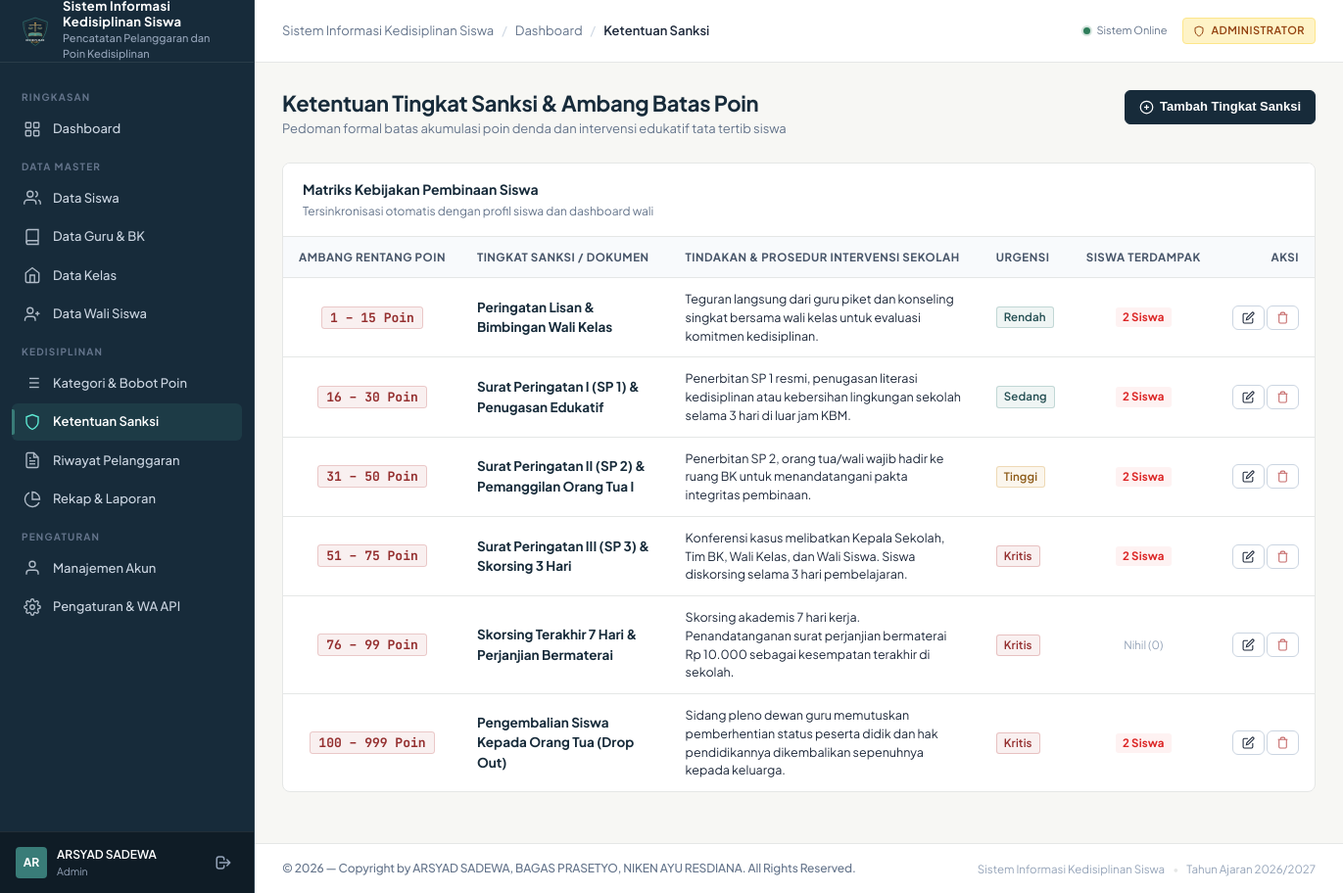
The page /admin/sanctions.php (signed in) on the database its author committed.
### tables this page shows
CREATE TABLE `users` (
    `id` INT AUTO_INCREMENT PRIMARY KEY,
    `username` VARCHAR(50) NOT NULL UNIQUE,
    `password` VARCHAR(255) NOT NULL,
    `full_name` VARCHAR(100) NOT NULL,
    `role` ENUM('admin', 'teacher', 'parent') NOT NULL,
    `status` ENUM('active', 'inactive') NOT NULL DEFAULT 'active',
    `last_login` DATETIME NULL,
    `created_at` TIMESTAMP DEFAULT CURRENT_TIMESTAMP,
    `updated_at` TIMESTAMP DEFAULT CURRENT_TIMESTAMP ON UPDATE CURRENT_TIMESTAMP
);

CREATE TABLE `sanctions` (
    `id` INT AUTO_INCREMENT PRIMARY KEY,
    `nama_sanksi` VARCHAR(150) NOT NULL,
    `poin_min` INT NOT NULL,
    `poin_max` INT NOT NULL,
    `tindakan` TEXT NOT NULL,
    `tingkat_urgensi` ENUM('Rendah', 'Sedang', 'Tinggi', 'Kritis') NOT NULL DEFAULT 'Sedang',
    `created_at` TIMESTAMP DEFAULT CURRENT_TIMESTAMP
);

### includes/functions.php (called while the page is built, shortened)
<?php
function e($value) {
    return htmlspecialchars((string)($value ?? ''), ENT_QUOTES, 'UTF-8');
}

### includes/auth.php (called while the page is built, shortened)
<?php
function current_user() {
    static $user = null;
    if ($user !== null) return $user;
    try {
        $pdo = get_db_connection();
        $stmt = $pdo->prepare("
            SELECT id, username, full_name, role, status
            FROM users
            WHERE id = ? AND status = 'active'
        ");
        $stmt->execute([$_SESSION['user_id']]);
        $user = $stmt->fetch();
    } catch (Throwable $e) {
        return null;
    }
    return $user;
}
function require_role($allowed_roles) {
    $user = current_user();
}

### admin/sanctions.php (the view, shortened to what this page needs)
<?php
require_role(['admin']);
$pdo = get_db_connection();
$stmt = $pdo->query("SELECT * FROM sanctions ORDER BY poin_min ASC");
$sanctions = $stmt->fetchAll();
require_once __DIR__ . '/../includes/header.php';
?>
<div class="page-header">
  <div>
    <h1 class="page-title">Ketentuan Tingkat Sanksi & Ambang Batas Poin</h1>
    <p class="page-subtitle">Pedoman formal batas akumulasi poin denda dan intervensi edukatif tata tertib siswa</p>
  </div>
  <div class="page-actions">
    <button type="button" class="btn btn-primary" onclick="openAddModal()">
      <svg width="15" height="15" viewBox="0 0 24 24" fill="none" stroke="currentColor" stroke-width="2"><circle cx="12" cy="12" r="10"/><line x1="12" y1="8" x2="12" y2="16"/><line x1="8" y1="12" x2="16" y2="12"/></svg>
      <span>Tambah Tingkat Sanksi</span>
    </button>
  </div>
</div>
<div class="surface-card">
  <div class="card-header-styled">
    <div>
      <h2 class="card-title-styled">Matriks Kebijakan Pembinaan Siswa</h2>
      <span class="card-subtitle-styled">Tersinkronisasi otomatis dengan profil siswa dan dashboard wali</span>
    </div>
  </div>
  <div class="card-body-styled" style="padding: 0;">
    <div class="table-responsive">
      <table class="app-table">
        <thead>
          <tr>
            <th style="text-align: center;">Ambang Rentang Poin</th>
            <th>Tingkat Sanksi / Dokumen</th>
            <th>Tindakan & Prosedur Intervensi Sekolah</th>
            <th>Urgensi</th>
            <th style="text-align: center;">Siswa Terdampak</th>
            <th style="text-align: right;">Aksi</th>
          </tr>
        </thead>
        <tbody>
          <?php foreach ($sanctions as $s):
            $urgency_class = ($s['tingkat_urgensi'] === 'Kritis') ? 'badge-berat' : (($s['tingkat_urgensi'] === 'Tinggi') ? 'badge-sedang' : 'badge-ringan');
          ?>
            <tr>
              <td style="text-align: center;">
                <span class="badge-points danger" style="font-size: 13px;">
                  <?= (int)$s['poin_min'] ?> &ndash; <?= (int)$s['poin_max'] ?> Poin
                </span>
              </td>
              <td>
                <span style="font-weight: 700; color: var(--color-primary); font-size: 13.5px;"><?= e($s['nama_sanksi']) ?></span>
              </td>
              <td>
                <div style="font-size: 12.5px; color: var(--color-text-main); line-height: 1.5; max-width: 440px;">
                  <?= e($s['tindakan']) ?>
                </div>
              </td>
              <td>
                <span class="badge <?= $urgency_class ?>"><?= e($s['tingkat_urgensi']) ?></span>
              </td>
              <td style="text-align: center;">
                <?php if ($s['siswa_dalam_tier'] > 0): ?>
                  <span class="badge" style="background-color: #FEF2F2; color: #DC2626; font-weight: 700;">
                    <?= $s['siswa_dalam_tier'] ?> Siswa
                  </span>
                <?php else: ?>
                  <span style="color: var(--color-text-subtle); font-size: 11.5px;">Nihil (0)</span>
                <?php endif; ?>
              </td>
              <td style="text-align: right; white-space: nowrap;">
                <button type="button" class="btn btn-secondary btn-sm" onclick='editSanction(<?= json_encode($s) ?>)' title="Ubah Ketentuan">
                  <svg width="13" height="13" viewBox="0 0 24 24" fill="none" stroke="currentColor" stroke-width="2"><path d="M11 4H4a2 2 0 0 0-2 2v14a2 2 0 0 0 2 2h14a2 2 0 0 0 2-2v-7"/><path d="M18.5 2.5a2.121 2.121 0 0 1 3 3L12 15l-4 1 1-4 9.5-9.5z"/></svg>
                </button>
                <button type="button" class="btn btn-secondary btn-sm" onclick="deleteSanction(<?= (int)$s['id'] ?>, '<?= e(addslashes($s['nama_sanksi'])) ?>')" style="color: var(--color-danger);" title="Hapus">
                  <svg width="13" height="13" viewBox="0 0 24 24" fill="none" stroke="currentColor" stroke-width="2"><polyline points="3 6 5 6 21 6"/><path d="M19 6v14a2 2 0 0 1-2 2H7a2 2 0 0 1-2-2V6m3 0V4a2 2 0 0 1 2-2h4a2 2 0 0 1 2 2v2"/></svg>
                </button>
              </td>
            </tr>
          <?php endforeach; ?>
        </tbody>
      </table>
    </div>
  </div>
</div>
<?php require_once __DIR__ . '/../includes/footer.php'; ?>

### includes/sidebar.php (shortened to what this page needs)
<?php
$user = current_user();
$current_page = basename($_SERVER['PHP_SELF']);
?>
<aside class="app-sidebar" id="app-sidebar">
  <div class="sidebar-header">
    <div class="sidebar-logo">
      <img src="<?= BASE_URL ?>/assets/images/logo.svg" alt="Logo Sistem Informasi Kedisiplinan" style="width: 32px; height: 32px;">
    </div>
    <div class="sidebar-brand-text">
      <span class="sidebar-brand-title"><?= e(APP_NAME) ?></span>
      <span class="sidebar-brand-sub"><?= e(APP_SUBTITLE) ?></span>
    </div>
  </div>
  <div class="sidebar-content">
    <?php if ($user['role'] === 'admin'): ?>
      <div class="nav-section-title">Ringkasan</div>
      <ul class="sidebar-nav">
        <li class="sidebar-nav-item">
          <a href="<?= BASE_URL ?>/admin/dashboard.php" class="sidebar-nav-link <?= $current_page === 'dashboard.php' ? 'active' : '' ?>">
            <svg class="sidebar-icon" viewBox="0 0 24 24" fill="none" stroke="currentColor"><rect x="3" y="3" width="7" height="7" rx="1"/><rect x="14" y="3" width="7" height="7" rx="1"/><rect x="14" y="14" width="7" height="7" rx="1"/><rect x="3" y="14" width="7" height="7" rx="1"/></svg>
            <span>Dashboard</span>
          </a>
        </li>
      </ul>
      <div class="nav-section-title">Data Master</div>
      <ul class="sidebar-nav">
        <li class="sidebar-nav-item">
          <a href="<?= BASE_URL ?>/admin/students.php" class="sidebar-nav-link <?= $current_page === 'students.php' ? 'active' : '' ?>">
            <svg class="sidebar-icon" viewBox="0 0 24 24" fill="none" stroke="currentColor"><path d="M17 21v-2a4 4 0 0 0-4-4H5a4 4 0 0 0-4 4v2"/><circle cx="9" cy="7" r="4"/><path d="M23 21v-2a4 4 0 0 0-3-3.87"/><path d="M16 3.13a4 4 0 0 1 0 7.75"/></svg>
            <span>Data Siswa</span>
          </a>
        </li>
        <li class="sidebar-nav-item">
          <a href="<?= BASE_URL ?>/admin/teachers.php" class="sidebar-nav-link <?= $current_page === 'teachers.php' ? 'active' : '' ?>">
            <svg class="sidebar-icon" viewBox="0 0 24 24" fill="none" stroke="currentColor"><path d="M4 19.5A2.5 2.5 0 0 1 6.5 17H20"/><path d="M6.5 2H20v20H6.5A2.5 2.5 0 0 1 4 19.5v-15A2.5 2.5 0 0 1 6.5 2z"/></svg>
            <span>Data Guru & BK</span>
          </a>
        </li>
        <li class="sidebar-nav-item">
          <a href="<?= BASE_URL ?>/admin/classes.php" class="sidebar-nav-link <?= $current_page === 'classes.php' ? 'active' : '' ?>">
            <svg class="sidebar-icon" viewBox="0 0 24 24" fill="none" stroke="currentColor"><path d="M3 9l9-7 9 7v11a2 2 0 0 1-2 2H5a2 2 0 0 1-2-2z"/><polyline points="9 22 9 12 15 12 15 22"/></svg>
            <span>Data Kelas</span>
          </a>
        </li>
        <li class="sidebar-nav-item">
          <a href="<?= BASE_URL ?>/admin/parents.php" class="sidebar-nav-link <?= $current_page === 'parents.php' ? 'active' : '' ?>">
            <svg class="sidebar-icon" viewBox="0 0 24 24" fill="none" stroke="currentColor"><path d="M16 21v-2a4 4 0 0 0-4-4H6a4 4 0 0 0-4 4v2"/><circle cx="9" cy="7" r="4"/><line x1="19" y1="8" x2="19" y2="14"/><line x1="22" y1="11" x2="16" y2="11"/></svg>
            <span>Data Wali Siswa</span>
          </a>
        </li>
      </ul>
      <div class="nav-section-title">Kedisiplinan</div>
      <ul class="sidebar-nav">
        <li class="sidebar-nav-item">
          <a href="<?= BASE_URL ?>/admin/categories.php" class="sidebar-nav-link <?= $current_page === 'categories.php' ? 'active' : '' ?>">
            <svg class="sidebar-icon" viewBox="0 0 24 24" fill="none" stroke="currentColor"><line x1="8" y1="6" x2="21" y2="6"/><line x1="8" y1="12" x2="21" y2="12"/><line x1="8" y1="18" x2="21" y2="18"/><line x1="3" y1="6" x2="3.01" y2="6"/><line x1="3" y1="12" x2="3.01" y2="12"/><line x1="3" y1="18" x2="3.01" y2="18"/></svg>
            <span>Kategori & Bobot Poin</span>
          </a>
        </li>
        <li class="sidebar-nav-item">
          <a href="<?= BASE_URL ?>/admin/sanctions.php" class="sidebar-nav-link <?= $current_page === 'sanctions.php' ? 'active' : '' ?>">
            <svg class="sidebar-icon" viewBox="0 0 24 24" fill="none" stroke="currentColor"><path d="M12 22s8-4 8-10V5l-8-3-8 3v7c0 6 8 10 8 10z"/></svg>
            <span>Ketentuan Sanksi</span>
          </a>
        </li>
        <li class="sidebar-nav-item">
          <a href="<?= BASE_URL ?>/admin/violations.php" class="sidebar-nav-link <?= $current_page === 'violations.php' ? 'active' : '' ?>">
            <svg class="sidebar-icon" viewBox="0 0 24 24" fill="none" stroke="currentColor"><path d="M14 2H6a2 2 0 0 0-2 2v16a2 2 0 0 0 2 2h12a2 2 0 0 0 2-2V8z"/><polyline points="14 2 14 8 20 8"/><line x1="16" y1="13" x2="8" y2="13"/><line x1="16" y1="17" x2="8" y2="17"/><polyline points="10 9 9 9 8 9"/></svg>
            <span>Riwayat Pelanggaran</span>
          </a>
        </li>
        <li class="sidebar-nav-item">
          <a href="<?= BASE_URL ?>/admin/reports.php" class="sidebar-nav-link <?= $current_page === 'reports.php' ? 'active' : '' ?>">
            <svg class="sidebar-icon" viewBox="0 0 24 24" fill="none" stroke="currentColor"><path d="M21.21 15.89A10 10 0 1 1 8 2.83"/><path d="M22 12A10 10 0 0 0 12 2v10z"/></svg>
            <span>Rekap & Laporan</span>
          </a>
        </li>
      </ul>
      <div class="nav-section-title">Pengaturan</div>
      <ul class="sidebar-nav">
        <li class="sidebar-nav-item">
          <a href="<?= BASE_URL ?>/admin/users.php" class="sidebar-nav-link <?= $current_page === 'users.php' ? 'active' : '' ?>">
            <svg class="sidebar-icon" viewBox="0 0 24 24" fill="none" stroke="currentColor"><path d="M20 21v-2a4 4 0 0 0-4-4H8a4 4 0 0 0-4 4v2"/><circle cx="12" cy="7" r="4"/></svg>
            <span>Manajemen Akun</span>
          </a>
        </li>
        <li class="sidebar-nav-item">
          <a href="<?= BASE_URL ?>/admin/settings.php" class="sidebar-nav-link <?= $current_page === 'settings.php' ? 'active' : '' ?>">
            <span>Pengaturan & WA API</span>
          </a>
        </li>
      </ul>
    <?php endif; ?>
  </div>
  <div class="sidebar-footer">
    <div class="user-mini-profile">
      <div class="user-avatar-initials">
        <?= strtoupper(substr($user['full_name'], 0, 2)) ?>
      </div>
      <div class="user-info">
        <span class="user-name" title="<?= e($user['full_name']) ?>"><?= e($user['full_name']) ?></span>
        <span class="user-role"><?= e($user['role']) ?></span>
      </div>
    </div>
    <a href="<?= BASE_URL ?>/logout.php" class="btn-logout" title="Keluar dari Sistem">
      <svg width="18" height="18" viewBox="0 0 24 24" fill="none" stroke="currentColor" stroke-width="2">
        <path stroke-linecap="round" stroke-linejoin="round" d="M17 16l4-4m0 0l-4-4m4 4H7m6 4v1a3 3 0 01-3 3H6a3 3 0 01-3-3V7a3 3 0 013-3h4a3 3 0 013 3v1"/>
      </svg>
    </a>
  </div>
</aside>

### rows shown on the page
users: full_name "AR", full_name "ARSYAD SADEWA", role "Admin"
sanctions: poin_min "1", poin_max "15", nama_sanksi "Peringatan Lisan & Bimbingan Wali Kelas", tindakan "Teguran langsung dari guru piket dan konseling singkat bersama wali kelas untuk evaluasi komitmen kedisiplinan.", tingkat_urgensi "Rendah", siswa_dalam_tier "2"
sanctions: poin_min "16", poin_max "30", nama_sanksi "Surat Peringatan I (SP 1) & Penugasan Edukatif", tindakan "Penerbitan SP 1 resmi, penugasan literasi kedisiplinan atau kebersihan lingkungan sekolah selama 3 hari di luar jam KBM.", tingkat_urgensi "Sedang", id "2"
sanctions: poin_min "31", poin_max "50", nama_sanksi "Surat Peringatan II (SP 2) & Pemanggilan Orang Tua I", tindakan "Penerbitan SP 2, orang tua/wali wajib hadir ke ruang BK untuk menandatangani pakta integritas pembinaan.", tingkat_urgensi "Tinggi", siswa_dalam_tier "2"
sanctions: poin_min "51", poin_max "75", nama_sanksi "Surat Peringatan III (SP 3) & Skorsing 3 Hari", tindakan "Konferensi kasus melibatkan Kepala Sekolah, Tim BK, Wali Kelas, dan Wali Siswa. Siswa diskorsing selama 3 hari pembelajaran.", tingkat_urgensi "Kritis", siswa_dalam_tier "2"
sanctions: poin_min "76", poin_max "99", nama_sanksi "Skorsing Terakhir 7 Hari & Perjanjian Bermaterai", tindakan "Skorsing akademis 7 hari kerja. Penandatanganan surat perjanjian bermaterai Rp 10.000 sebagai kesempatan terakhir di sekolah.", tingkat_urgensi "Kritis", shows "Nihil (0)"
sanctions: poin_min "100", poin_max "999", nama_sanksi "Pengembalian Siswa Kepada Orang Tua (Drop Out)", tindakan "Sidang pleno dewan guru memutuskan pemberhentian status peserta didik dan hak pendidikannya dikembalikan sepenuhnya kepada keluarga.", tingkat_urgensi "Kritis", siswa_dalam_tier "2"

### other values the page prints
APP_NAME "Sistem Informasi Kedisiplinan Siswa"
APP_SUBTITLE "Pencatatan Pelanggaran dan Poin Kedisiplinan"
$b['title'] "Dashboard"
$b['title'] "Ketentuan Sanksi"
get_setting('academic_year', '2026/2027') "2026/2027"
